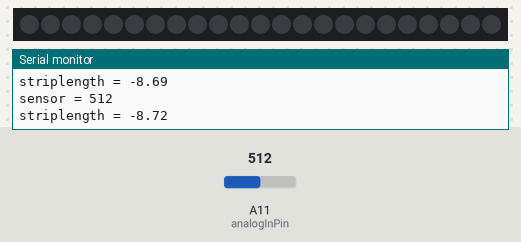
The sketch below on a simulated Arduino Mega 2560, built with avr-gcc and run on an emulated ATmega2560. Shown: 23 RGB LEDs in strip order, left to right, the last lines printed to the serial monitor. The test bench sets the inputs (shaded band); at power-on: A11 (analogInPin) = 512.

Above: at 1.2 s.
1.3 s: A11 (analogInPin) set to 55
At 3.2 s:
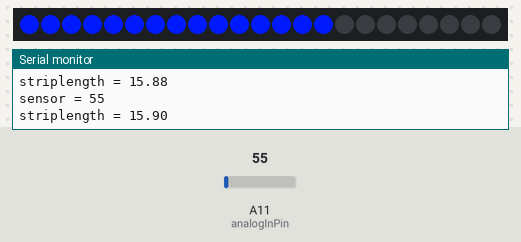
3.4 s: A11 (analogInPin) set to 75
At 5.2 s:
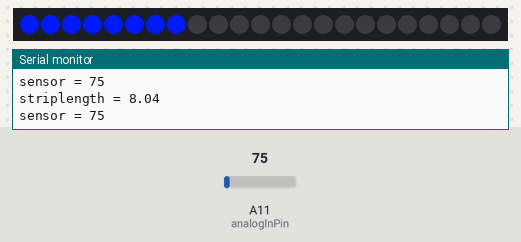
5.5 s: A11 (analogInPin) set to 0
At 5.6 s:
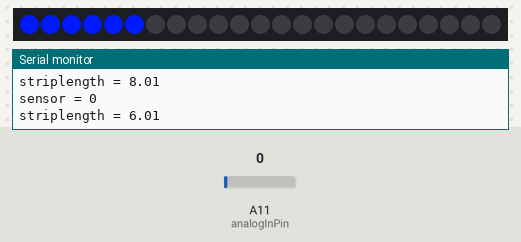
Timing chart, 0 to 8.5 s (numbered marks = the images above; inputs shaded):
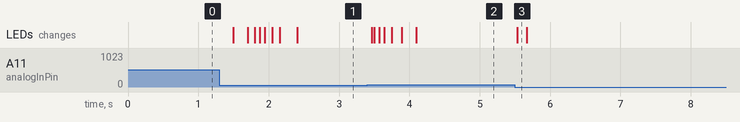

The sketch:

lightshoesflora.ino
```cpp
#include <Adafruit_NeoPixel.h>

const int analogInPin = A11;  // Analog input pin that the potentiometer is attached to
const int NUM_LEDS = 23;
const int PIN  = 9;
const int WAIT = 10;//5;
const int THRESHOLD = 65;

Adafruit_NeoPixel strip = Adafruit_NeoPixel(NUM_LEDS, PIN, NEO_GRB + NEO_KHZ800);

int sensorValue = 0;   // value read from the pot
float stripLength = 0;

void setup() {
  // initialize serial communications at 9600 bps:
  Serial.begin(9600);
  digitalWrite(analogInPin, HIGH);
  strip.begin();
  strip.show(); // Initialize all pixels to 'off'
}

void loop() {
  // read the analog in value:
  sensorValue = analogRead(analogInPin);
  // print the results to the serial monitor:
  Serial.print("sensor = " );
  Serial.println(sensorValue);
  // smoothing
  stripLength = stripLength * 0.9  + (THRESHOLD * NUM_LEDS / sensorValue - 11) * 0.1;
  // stripLength =  40* NUM_LEDS / sensorValue-11;
  Serial.print("striplength = " );
  Serial.println(stripLength);
  for (uint16_t i = 0; i < stripLength; i++) {
    strip.setPixelColor(i, 0, 25, 255);
  }
  for (uint16_t i = stripLength; i < NUM_LEDS; i++) {
    strip.setPixelColor(i, 0, 0, 0);
  }
  strip.show();
  delay(WAIT);

  //  if (sensorValue < 60) {
  //    for (uint16_t i = 0; i < NUM_LEDS; i++) {
  //      //add red to pixel
  //      strip.setPixelColor(i, 255, 0, 0);
  //      strip.show();
  //      delay(WAIT);
  //    }
  //    for (uint16_t i = 0; i < NUM_LEDS; i++) {
  //      //add red to pixel
  //      strip.setPixelColor(i, 0, 0, 0);
  //      strip.show();
  //      delay(WAIT);
  //    }
  //  }
}
```

Measured:
- after the input at 1.3 s, the LEDs: first change after 0.19 s (image 1 shows a later state)
- after the input at 3.4 s, the LEDs: first change after 0.07 s (image 2 shows a later state)
- after the input at 5.5 s, the LEDs: change at once (image 3)
